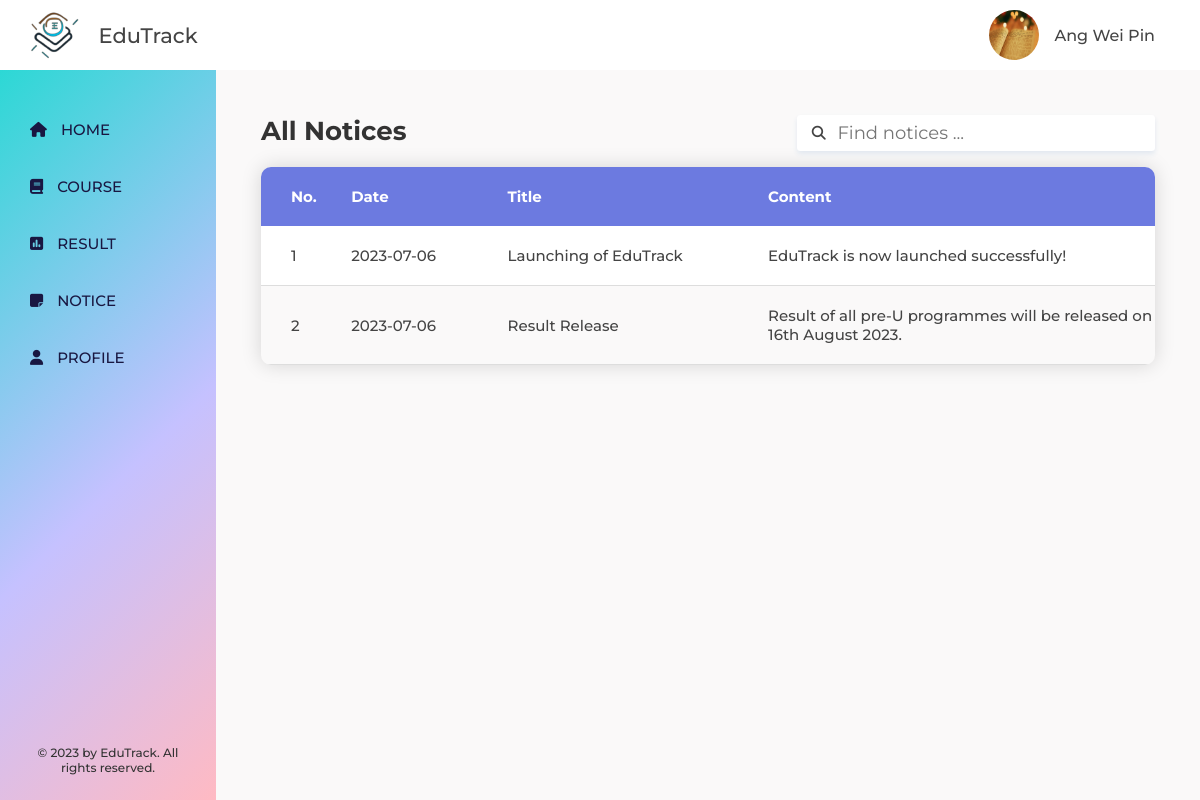
Screenshot of /student/notice_student.php (signed in) with the database file from the repository.
### tables this page shows
CREATE TABLE `notices` (
  `notice_id` int(10) NOT NULL,
  `notice_date` date NOT NULL,
  `notice_title` varchar(255) NOT NULL,
  `notice_content` varchar(500) NOT NULL
);

### student/notice_student.php (the view, shortened to what this page needs)
<?php include "../includes/db.php"; ?>
<!DOCTYPE html>
<html lang="en">
    <head>
        <link
            rel="stylesheet"
            href="https://cdnjs.cloudflare.com/ajax/libs/font-awesome/6.4.0/css/all.min.css"
        />
        <link rel="stylesheet" href="../css/notice-both.css" />
    </head>
    <body>
        <div class="container">
            <?php include "../includes/header.php"; ?>
            <div class="dashboard">
                <?php include "../includes/student-sidebar.php"; ?>
                <main class="content">
                    <section class="notices">
                        <div class="heading-search-box">
                            <h1 class="heading-primary">
                               All Notices
                            </h1>
                            <div class="search-box">
                                <input type="text" name="search" id="search-input" placeholder="Find notices ..." autocomplete="off" spellcheck="false">
                                <div class="search-button">
                                    <i class="fa-solid fa-magnifying-glass"></i>
                                </div>
                            </div>
                        </div>
                        <table class="notices__table" id="table">
                            <thead>
                                <tr>
                                    <th>No.</th>
                                    <th>Date</th>
                                    <th>Title</th>
                                    <th>Content</th>
                                </tr>
                            </thead>
                            <tbody>
                                <?php
                                $numbering = 1;
                                $query = "SELECT * FROM notices ORDER BY notice_date DESC";
                                $select_notices_query = mysqli_query($connection, $query);
                                if (mysqli_num_rows($select_notices_query) > 0) {
                                    while ($row = mysqli_fetch_assoc($select_notices_query)) {
                                        $notice_date = $row['notice_date'];
                                        $notice_title = $row['notice_title'];
                                        $notice_content = $row['notice_content'];
                                ?>
                                <tr>
                                    <td data-cell="no."><?php echo $numbering++; ?></td>
                                    <td data-cell="notice date"><?php echo $notice_date; ?></td>
                                    <td data-cell="notice title"><?php echo $notice_title; ?></td>
                                    <td data-cell="notice content"><?php echo $notice_content; ?></td>
                                </tr>
                                <?php
                                    }
                                } else {
                                    echo "<tr>";
                                    echo "<td colspan='4'><p style='text-align: center;'>No records found</p></td>";
                                    echo "</tr>";
                                }
                                ?>
                            </tbody>
                        </table>
                    </section>
                </main>
            </div>
        </div>
    </body>
</html>

### css/notice-both.css (style rules this page uses)
.heading-primary { font-size: 2.6rem; color: #333; margin-bottom: 2rem; }
input, textarea { border: none; width: 100%; font-size: 1.7rem; font-family: inherit; color: #000000; padding: 0.6rem 1.2rem; border: 1px solid #d1d3e2; border-radius: 0.35rem; }
.heading-search-box { display: flex; justify-content: space-between; align-items: flex-start; }
.search-box { width: 40%; position: relative; }
.search-box #search-input { color: #006266; border: none; padding: 0.7rem 2rem 0.7rem 4rem; box-shadow: 0 0.3rem 0.5rem #e2e8f0; outline: none; font-size: 1.8rem; }
.search-button { position: absolute; top: 50%; left: 6%; transform: translate(-50%, -50%); }
.notices__table { border-collapse: collapse; font-size: 1.5rem; border-radius: 10px; overflow: hidden; box-shadow: 0 0 2rem rgba(0, 0, 0, 0.15); width: 100%; }
.notices__table thead { background-color: #6c7ae0; color: #fff; text-align: left; }
.notices__table, .notices__table th, .notices__table td { padding: 2rem 0 2rem 3rem; }
.notices__table tr td:nth-child(1) { width: 3%; }
.notices__table tr td:nth-child(2) { width: 15%; }
.notices__table tr td:nth-child(3) { width: 25%; }
.notices__table tr td:nth-child(4) { width: 40%; }
.notices__table tbody tr { border-bottom: 1px solid #dddddd; }
.notices__table tbody tr:nth-of-type(odd) { background-color: #fff; }
.notices__table tbody tr:nth-of-type(even) { background-color: f4f7fa; }

### rows the page displays
notices: notice_date "2023-07-06", notice_title "Launching of EduTrack", notice_content "EduTrack is now launched successfully!"
notices: notice_date "2023-07-06", notice_title "Result Release", notice_content "Result of all pre-U programmes will be released on 16th August 2023."

### other values shown
$_SESSION['user_full_name'] "Ang Wei Pin"
